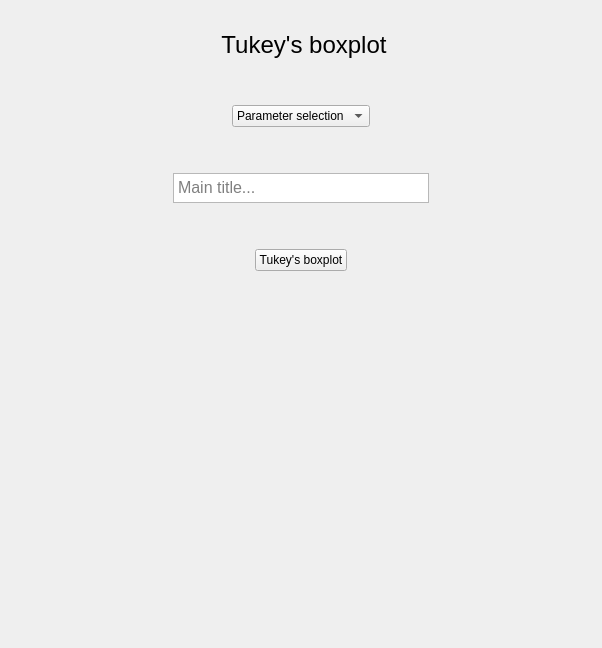
      <widget class="QWidget" name="page_7">
       <layout class="QGridLayout" name="gridLayout_7">
        <item row="2" column="1">
         <spacer name="verticalSpacer_43">
          <property name="orientation">
           <enum>Qt::Vertical</enum>
          </property>
          <property name="sizeType">
           <enum>QSizePolicy::Minimum</enum>
          </property>
          <property name="sizeHint" stdset="0">
           <size>
            <width>20</width>
            <height>40</height>
           </size>
          </property>
         </spacer>
        </item>
        <item row="1" column="1">
         <layout class="QHBoxLayout" name="horizontalLayout_23">
          <item>
           <spacer name="horizontalSpacer_43">
            <property name="orientation">
             <enum>Qt::Horizontal</enum>
            </property>
            <property name="sizeHint" stdset="0">
             <size>
              <width>40</width>
              <height>20</height>
             </size>
            </property>
           </spacer>
          </item>
          <item>
           <widget class="QLabel" name="titre_page7">
            <property name="font">
             <font>
              <pointsize>18</pointsize>
             </font>
            </property>
            <property name="layoutDirection">
             <enum>Qt::LeftToRight</enum>
            </property>
            <property name="autoFillBackground">
             <bool>true</bool>
            </property>
            <property name="text">
             <string>Tukey's boxplot</string>
            </property>
            <property name="scaledContents">
             <bool>false</bool>
            </property>
            <property name="alignment">
             <set>Qt::AlignCenter</set>
            </property>
            <property name="wordWrap">
             <bool>false</bool>
            </property>
           </widget>
          </item>
          <item>
           <spacer name="horizontalSpacer_44">
            <property name="orientation">
             <enum>Qt::Horizontal</enum>
            </property>
            <property name="sizeHint" stdset="0">
             <size>
              <width>40</width>
              <height>20</height>
             </size>
            </property>
           </spacer>
          </item>
         </layout>
        </item>
        <item row="3" column="0" colspan="2">
         <layout class="QHBoxLayout" name="horizontalLayout_22">
          <item>
           <spacer name="horizontalSpacer_45">
            <property name="orientation">
             <enum>Qt::Horizontal</enum>
            </property>
            <property name="sizeType">
             <enum>QSizePolicy::Ignored</enum>
            </property>
            <property name="sizeHint" stdset="0">
             <size>
              <width>40</width>
              <height>20</height>
             </size>
            </property>
           </spacer>
          </item>
          <item>
           <widget class="QComboBox" name="comboBox_page7">
            <property name="sizePolicy">
             <sizepolicy hsizetype="Fixed" vsizetype="Fixed">
              <horstretch>0</horstretch>
              <verstretch>0</verstretch>
             </sizepolicy>
            </property>
            <property name="autoFillBackground">
             <bool>false</bool>
            </property>
            <property name="editable">
             <bool>false</bool>
            </property>
            <property name="currentText">
             <string>Parameter selection</string>
            </property>
            <property name="currentIndex">
             <number>0</number>
            </property>
            <property name="sizeAdjustPolicy">
             <enum>QComboBox::AdjustToContentsOnFirstShow</enum>
            </property>
            <property name="minimumContentsLength">
             <number>0</number>
            </property>
            <property name="frame">
             <bool>true</bool>
            </property>
            <item>
             <property name="text">
              <string>Parameter selection</string>
             </property>
            </item>
            <item>
             <property name="text">
              <string>Gmax</string>
             </property>
            </item>
            <item>
             <property name="text">
              <string>lag</string>
             </property>
            </item>
            <item>
             <property name="text">
              <string>t50</string>
             </property>
            </item>
            <item>
             <property name="text">
              <string>D</string>
             </property>
            </item>
            <item>
             <property name="text">
              <string>AUC</string>
             </property>
            </item>
           </widget>
          </item>
          <item>
           <spacer name="horizontalSpacer_46">
            <property name="orientation">
             <enum>Qt::Horizontal</enum>
            </property>
            <property name="sizeType">
             <enum>QSizePolicy::Ignored</enum>
            </property>
            <property name="sizeHint" stdset="0">
             <size>
              <width>40</width>
              <height>20</height>
             </size>
            </property>
           </spacer>
          </item>
         </layout>
        </item>
        <item row="0" column="1">
         <spacer name="verticalSpacer_42">
          <property name="orientation">
           <enum>Qt::Vertical</enum>
          </property>
          <property name="sizeType">
           <enum>QSizePolicy::Minimum</enum>
          </property>
          <property name="sizeHint" stdset="0">
           <size>
            <width>20</width>
            <height>20</height>
           </size>
          </property>
         </spacer>
        </item>
        <item row="8" column="1">
         <spacer name="verticalSpacer_15">
          <property name="orientation">
           <enum>Qt::Vertical</enum>
          </property>
          <property name="sizeType">
           <enum>QSizePolicy::Minimum</enum>
          </property>
          <property name="sizeHint" stdset="0">
           <size>
            <width>20</width>
            <height>40</height>
           </size>
          </property>
         </spacer>
        </item>
        <item row="5" column="0" colspan="2">
         <layout class="QHBoxLayout" name="horizontalLayout_21">
          <item>
           <spacer name="horizontalSpacer_47">
            <property name="orientation">
             <enum>Qt::Horizontal</enum>
            </property>
            <property name="sizeType">
             <enum>QSizePolicy::Expanding</enum>
            </property>
            <property name="sizeHint" stdset="0">
             <size>
              <width>40</width>
              <height>20</height>
             </size>
            </property>
           </spacer>
          </item>
          <item>
           <widget class="QTextEdit" name="textEdit_page7">
            <property name="sizePolicy">
             <sizepolicy hsizetype="Minimum" vsizetype="Minimum">
              <horstretch>0</horstretch>
              <verstretch>0</verstretch>
             </sizepolicy>
            </property>
            <property name="maximumSize">
             <size>
              <width>16777215</width>
              <height>30</height>
             </size>
            </property>
            <property name="font">
             <font>
              <pointsize>12</pointsize>
             </font>
            </property>
            <property name="markdown">
             <string/>
            </property>
            <property name="placeholderText">
             <string>Main title...</string>
            </property>
           </widget>
          </item>
          <item>
           <spacer name="horizontalSpacer_48">
            <property name="orientation">
             <enum>Qt::Horizontal</enum>
            </property>
            <property name="sizeType">
             <enum>QSizePolicy::Expanding</enum>
            </property>
            <property name="sizeHint" stdset="0">
             <size>
              <width>40</width>
              <height>20</height>
             </size>
            </property>
           </spacer>
          </item>
         </layout>
        </item>
        <item row="7" column="0" colspan="2">
         <layout class="QHBoxLayout" name="horizontalLayout_20">
          <item>
           <spacer name="horizontalSpacer_49">
            <property name="orientation">
             <enum>Qt::Horizontal</enum>
            </property>
            <property name="sizeHint" stdset="0">
             <size>
              <width>40</width>
              <height>20</height>
             </size>
            </property>
           </spacer>
          </item>
          <item>
           <widget class="QPushButton" name="pushButton_page7">
            <property name="text">
             <string>Tukey's boxplot</string>
            </property>
           </widget>
          </item>
          <item>
           <spacer name="horizontalSpacer_50">
            <property name="orientation">
             <enum>Qt::Horizontal</enum>
            </property>
            <property name="sizeHint" stdset="0">
             <size>
              <width>40</width>
              <height>20</height>
             </size>
            </property>
           </spacer>
          </item>
         </layout>
        </item>
        <item row="4" column="1">
         <spacer name="verticalSpacer_44">
          <property name="orientation">
           <enum>Qt::Vertical</enum>
          </property>
          <property name="sizeType">
           <enum>QSizePolicy::Minimum</enum>
          </property>
          <property name="sizeHint" stdset="0">
           <size>
            <width>20</width>
            <height>40</height>
           </size>
          </property>
         </spacer>
        </item>
        <item row="11" column="1">
         <spacer name="verticalSpacer_46">
          <property name="orientation">
           <enum>Qt::Vertical</enum>
          </property>
          <property name="sizeType">
           <enum>QSizePolicy::Minimum</enum>
          </property>
          <property name="sizeHint" stdset="0">
           <size>
            <width>20</width>
            <height>300</height>
           </size>
          </property>
         </spacer>
        </item>
        <item row="10" column="0" colspan="2">
         <layout class="QHBoxLayout" name="horizontalLayout_19">
          <property name="sizeConstraint">
           <enum>QLayout::SetMinimumSize</enum>
          </property>
          <item>
           <spacer name="horizontalSpacer_51">
            <property name="orientation">
             <enum>Qt::Horizontal</enum>
            </property>
            <property name="sizeType">
             <enum>QSizePolicy::Minimum</enum>
            </property>
            <property name="sizeHint" stdset="0">
             <size>
              <width>40</width>
              <height>20</height>
             </size>
            </property>
           </spacer>
          </item>
          <item>
           <widget class="QLabel" name="label_page7">
            <property name="sizePolicy">
             <sizepolicy hsizetype="Expanding" vsizetype="Expanding">
              <horstretch>0</horstretch>
              <verstretch>0</verstretch>
             </sizepolicy>
            </property>
            <property name="minimumSize">
             <size>
              <width>500</width>
              <height>0</height>
             </size>
            </property>
            <property name="maximumSize">
             <size>
              <width>500</width>
              <height>16777215</height>
             </size>
            </property>
            <property name="text">
             <string/>
            </property>
            <property name="alignment">
             <set>Qt::AlignCenter</set>
            </property>
           </widget>
          </item>
          <item>
           <spacer name="horizontalSpacer_52">
            <property name="orientation">
             <enum>Qt::Horizontal</enum>
            </property>
            <property name="sizeType">
             <enum>QSizePolicy::Minimum</enum>
            </property>
            <property name="sizeHint" stdset="0">
             <size>
              <width>40</width>
              <height>20</height>
             </size>
            </property>
           </spacer>
          </item>
         </layout>
        </item>
        <item row="6" column="1">
         <spacer name="verticalSpacer_45">
          <property name="orientation">
           <enum>Qt::Vertical</enum>
          </property>
          <property name="sizeType">
           <enum>QSizePolicy::Minimum</enum>
          </property>
          <property name="sizeHint" stdset="0">
           <size>
            <width>20</width>
            <height>40</height>
           </size>
          </property>
         </spacer>
        </item>
       </layout>
      </widget>
